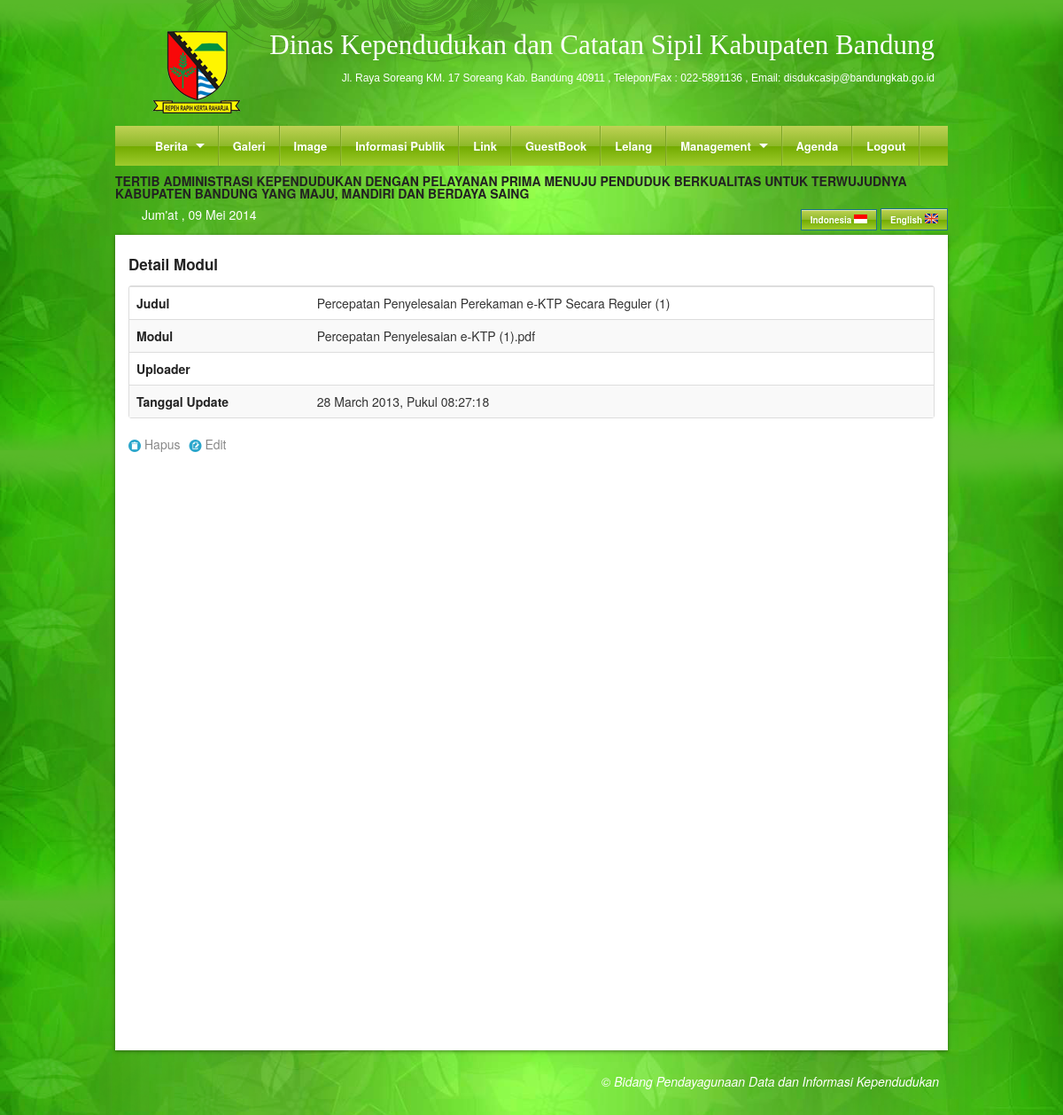
The page /DetailModul/8 (signed in) on the database its author committed.
### tables this page shows
CREATE TABLE `content` (
  `home_indo` text,
  `home_ing` text,
  `profile_indo` text,
  `profile_ing` text,
  `kk_indo` text,
  `kk_ing` text,
  `ktp_indo` text,
  `ktp_ing` text,
  `lahir_indo` text,
  `lahir_ing` text,
  `kawin_indo` text,
  `kawin_ing` text,
  `cerai_indo` text,
  `cerai_ing` text,
  `rusak_indo` text,
  `rusak_ing` text,
  `mati_indo` text,
  `mati_ing` text,
  `landasan_indo` text,
  `landasan_ing` text,
  `marquee_indo` text,
  `marquee_ing` text,
  `kami_indo` text,
  `kami_ing` text
);

CREATE TABLE `modul` (
  `IdModul` varchar(6) NOT NULL,
  `Modul` text NOT NULL,
  `TanggalUpdate` datetime NOT NULL,
  `Judul` varchar(60) NOT NULL,
  `Uploader` varchar(25) NOT NULL,
  PRIMARY KEY (`IdModul`)
);

### Proses/Database.php (called while the page is built, shortened)
<?php
class DB{
        var $Result;
        function doExec($sqlstr){
                 if (!$this->Result = mysql_query($sqlstr)){
                       print "Query Error :" .mysql_error();
                       Exit;
                 }
        }
        function doArray(){
                 return $this->Rec = mysql_fetch_array($this->Result);
        }
}
?>

### Proses/ArsenLibrary.php (called while the page is built, shortened)
<?php
include_once("Database.php");
class arsenlexdorf extends DB{
function pilih($table,$where,$id){
   $row=count($where);
   $sql = "Select * from ".$table." where ";
   for($i=0;$i<=$row;$i++){
     $sql .= $where[$i];
        if($i<$row-1){
             $sql .= " = ".$id[$i]." and ";
        }else if ($i == $row){
            $sql.= " = ".$id[$i-1]." ";
            }
     }
    $this->doExec($sql);
}
}
?>

### Content/SA/DetailModul.php (the view)
<?php
include_once("Proses/ArsenLibrary.php");
$arsen  =   new arsenlexdorf;
$table  =   "modul";
$where  =   array("IdModul");
$id     =   array($id);
$arsen->pilih($table,$where,$id);
$array  =   $arsen->doArray();
$exp = explode(" ",$array['TanggalUpdate']);
$get = explode("-",$exp[0]);
$date = mktime(0,0,0,$get[1],$get[2],$get[0]);
?>
<h5>Detail Modul</h5>
<table id="tb" class="responsive table" cellpadding="0" cellspacing="0">
<tr>
<th>Judul</th>
<td><?php echo $array[3]; ?></td>
</tr>
<tr>
<th>Modul</th>
<td><?php echo $array[1]; ?></td>
</tr>
<tr>
<th>Uploader</th>
<td><?php echo $array[4]; ?></td>
</tr>
<tr>
<th>Tanggal Update</th>
<td><?php echo date("d F Y",$date).", Pukul ".$exp[1]; ?></td>
</tr>
</table>
<p>
    <a href="<?php echo $base_url;?>/ConfirmDeleteModul/<?php echo $array[0];?>" class="icon foundicon-trash"></a>
    <a href="<?php echo $base_url;?>/ConfirmEditModul/<?php echo $array[0];?>" class="icon foundicon-edit"></a>
</p>

### Content/User/search.php (shortened to what this page needs)
<?php
$hari   =   date("D");
switch($hari){
    case "Fri":
    $namaHari="Jum'at";
    break;
}
$month=date("m");
    switch($month){
        case "05":
        $bulan  ="Mei";
        break;
}
$tanggal    =   date("d");
$tahun  =   date("Y");
?>
<div>
<marquee direction="left" scrollamount="6" >
<?php
include_once("Proses/ArsenLibrary.php");
$sqlx    =   "select marquee_indo from content";
$queryx  =   mysql_query($sqlx);
$arrayx  =   mysql_fetch_array($queryx);
echo $arrayx[0];
?>
</marquee>
</div>
<div>
<div class="nine columns">
<div class="nine columns" style=" padding: 10px 0px 5px 15px; color: white;"><?php echo "$namaHari , $tanggal $bulan $tahun"; ?></div>
</div>
<div class="three columns bahasa">
<a href="<?php echo $base_url; ?>/indonesia.php" class="button small tiny greengloss">Indonesia <img src="<?php echo $base_url; ?>/images/indonesia.png" /></a>
<a href="<?php echo $base_url; ?>/english.php" class="button small tiny greengloss">English  <img src="<?php echo $base_url; ?>/images/english.png" /></a>
</div>
</div>

### stylesheets/style.css (style rules this page uses)
body { background: url(../images/bg/bg3.png) #58b929; background-size:contain; }
.table { width: 100%; margin-bottom: 20px; }
.table th, .table td { padding: 8px; line-height: 20px; text-align: left; vertical-align: top; border-top: 1px solid #dddddd; }
.table th { font-weight: bold; }
.bahasa { color: white; padding: 10px 0px 5px 0px; text-align: right; }
.bahasa a { color: white; }

### stylesheets/color.css (style rules this page uses)
.greengloss { background: #bfd255; background: -moz-linear-gradient(top, #bfd255 0%, #8eb92a 50%, #72aa00 51%, #9ecb2d 100%); background: -webkit-gradient(linear, left top, left bottom, color-stop(0%,#bfd255), color-stop(50%,#8eb92a), color-stop(51%,#72aa00), color-stop(100%,#9ecb2d)); background: -webkit-linear-gradient(top, #bfd255 0%,#8eb92a 50%,#72aa00 51%,#9ecb2d 100%); background: -o-linear-gradient(top, #bfd255 0%,#8eb92a 50%,#72aa00 51%,#9ecb2d 100%); background: -ms-linear-gradient(top, #bfd255 0%,#8eb92a 50%,#72aa00 51%,#9ecb2d 100%); background: linear-gradient(to bottom, #bfd255 0%,#8eb92a 50%,#72aa00 51%,#9ecb2d 100%); filter: progid:DXImageTransform.Microsoft.gradient( startColorstr='#bfd255', endColorstr='#9ecb2d',GradientType=0 ); }

### stylesheets/responsive-tables.css (style rules this page uses)
table th { font-weight: bold; }
table td, table th { padding: 9px 10px; text-align: left; }

### rows shown on the page
content: marquee_indo "TERTIB ADMINISTRASI KEPENDUDUKAN DENGAN PELAYANAN PRIMA MENUJU PENDUDUK BERKUALITAS UNTUK TERWUJUDNYA KABUPATEN BANDUNG YANG MAJU, MANDIRI DAN BERDAYA SAING"
modul: Judul "Percepatan Penyelesaian Perekaman e-KTP Secara Reguler (1)", Modul "Percepatan Penyelesaian e-KTP (1).pdf", TanggalUpdate "28 March 2013", TanggalUpdate "08:27:18"

### other values the page prints
$namaHari "Jum'at"
$bulan "Mei"
